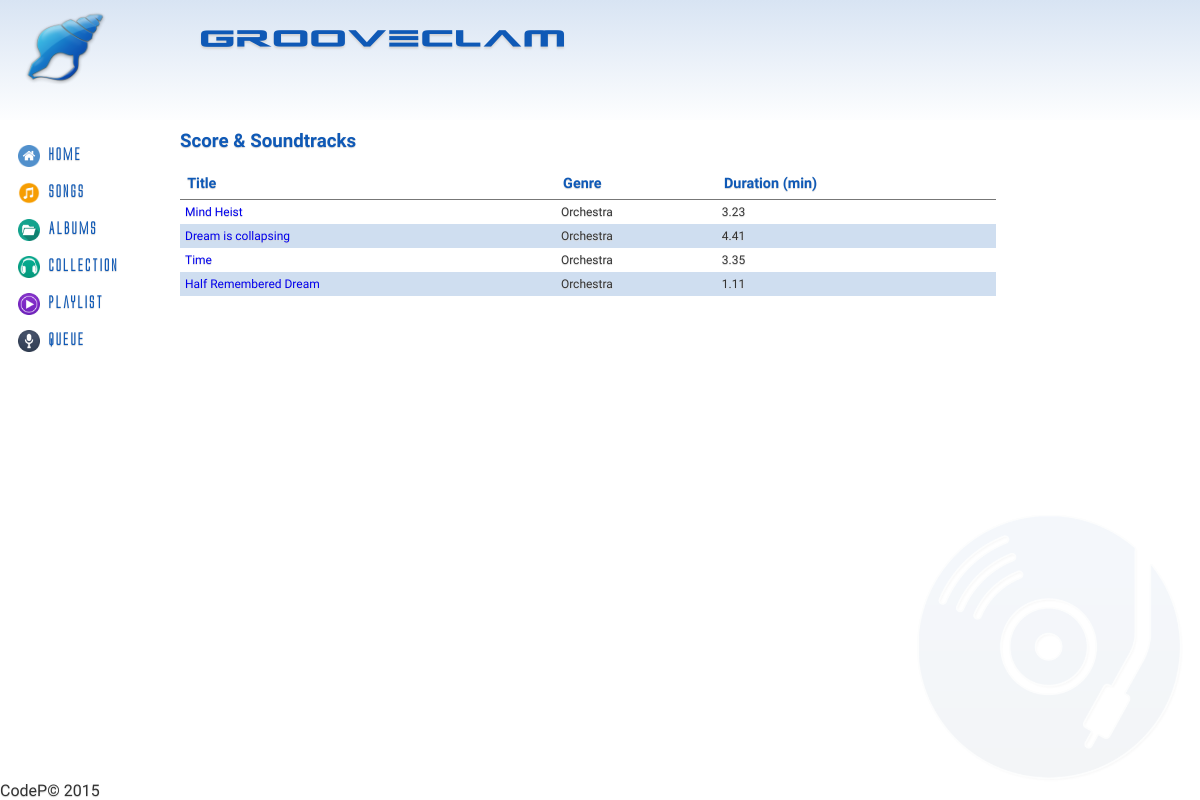
Page /?controller=playlist&action=index&id=1 on the committed database.
### tables this page shows
CREATE TABLE IF NOT EXISTS `Playlist` (
	`IdPlaylist` INT(11) NOT NULL AUTO_INCREMENT,
	`IdUser` INT(11) NOT NULL,
	`Name` VARCHAR(40) NOT NULL,
	PRIMARY KEY(`IdPlaylist`),
	FOREIGN KEY(`IdUser`) REFERENCES User(`IdUser`) ON DELETE CASCADE ON UPDATE CASCADE
);

CREATE TABLE IF NOT EXISTS `Song` (
	`IdSong` INT(11) NOT NULL AUTO_INCREMENT,
	`IdAlbum` INT(11) NOT NULL,
	`Title` VARCHAR(140) NOT NULL,
	`Genre` VARCHAR(40) NOT NULL,
	`Duration` FLOAT,
	`IdImage` INT(11) NOT NULL,
	PRIMARY KEY(`IdSong`),
	FOREIGN KEY(`IdAlbum`) REFERENCES Album(`IdAlbum`) ON DELETE CASCADE ON UPDATE CASCADE,
	FOREIGN KEY(`IdImage`) REFERENCES Cover(`IdImage`) ON DELETE CASCADE ON UPDATE CASCADE
);

### controllers/playlist_controller.php (called while the page is built, shortened)
<?php
class PlaylistController {
	public function index() {
		$playlist = Playlist::find($_GET['id']);
		require_once('views/playlist/index.php');
	}
}
?>

### index.php (called while the page is built, shortened)
<?php
require_once('views/layout.php');
?>

### models/playlist.php (called while the page is built, shortened)
<?php
require_once('song.php');
class Playlist {
	private $name;
	private $songs;
	public function __construct($id, $name, $songs) {
		$this->name = $name;
		$this->songs = $songs;
	}
	public function name() {
		return $this->name;
	}
	public function songs() {
		return $this->songs;
	}
	public static function find($id) {
		$songlist = [];
		$db = Db::getInstance();
		$id = intval($id);
		$req = $db->prepare('SELECT pl.IdPlaylist, pl.Name, s.*, a.Author FROM Song s INNER JOIN PlaylistSong p ON(s.IdSong = p.IdSong) INNER JOIN Playlist pl ON(pl.IdPlaylist = p.IdPlaylist) INNER JOIN Album a ON(s.IdAlbum = a.IdAlbum) WHERE pl.IdPlaylist = :id');
		$req->execute(array('id' => $id));
		foreach($req->fetchAll() as $song) {
			$songlist[] = new Song($song['IdSong'], $song['Title'], $song['Genre'], $song['Duration'], $song['Author']);
		}
		return new Playlist($song['IdPlaylist'], $song['Name'], $songlist);
	}
}
?>

### models/song.php (called while the page is built, shortened)
<?php
class Song {
	private $id;
	private $title;
	private $genre;
	private $duration;
	public function __construct($id, $title, $genre, $duration, $author) {
		$this->id = $id;
		$this->title = $title;
		$this->genre = $genre;
		$this->duration = $duration;
	}
	public function id() {
		return $this->id;
	}
	public function title() {
		return $this->title;
	}
	public function genre() {
		return $this->genre;
	}
	public function duration() {
		return $this->duration;
	}
}
?>

### views/playlist/index.php (the view)
<h3><?php echo $playlist->name(); ?></h3>
<table class="table">
<thead>
	<tr>
		<th>Title</th>
		<th>Genre</th>
		<th>Duration (min)</th>
	</tr>
</thead>
<tbody>
<?php foreach($playlist->songs() as $song) { ?>
	<tr>
		<td><a href='?controller=songs&action=show&id=<?php echo $song->id(); ?>'><?php echo $song->title(); ?></a></td>
		<td><?php echo $song->genre(); ?></td>
		<td><?php echo $song->duration(); ?></td>
	</tr>
<?php } ?>
</tbody>
</table>

### css/style.css (style rules this page uses)
* { margin: 0; }
html, body { font-family: Grumpy; height: 100%; }
body { background: #ffffff url('../img/cd_music_w.png') no-repeat bottom right; background-size: 25%; color: #333; text-shadow: 0px 1px 1px #d4d4d4; }
a { text-decoration: none; }
h1, h2, h3, h4 { color: rgb(15, 89, 182); }
.table { width:80%; border-collapse: collapse; margin-top: 1em; }
.table th { border-bottom: 1px solid #777; text-align: left; padding: .5em; font-size: .9em; color: rgb(15, 89, 182); }
.table td { padding: 5px; font-size: .75em; }
.table tr:nth-child(2n+2) { background-color: rgba(15, 89, 182, .2); }

### rows in the picture
playlist: Name "Score & Soundtracks"
song: Title "Mind Heist", Genre "Orchestra", Duration "3.23"
song: Title "Dream is collapsing", Genre "Orchestra", Duration "4.41"
song: Title "Time", Genre "Orchestra", Duration "3.35"
song: Title "Half Remembered Dream", Genre "Orchestra", Duration "1.11"
